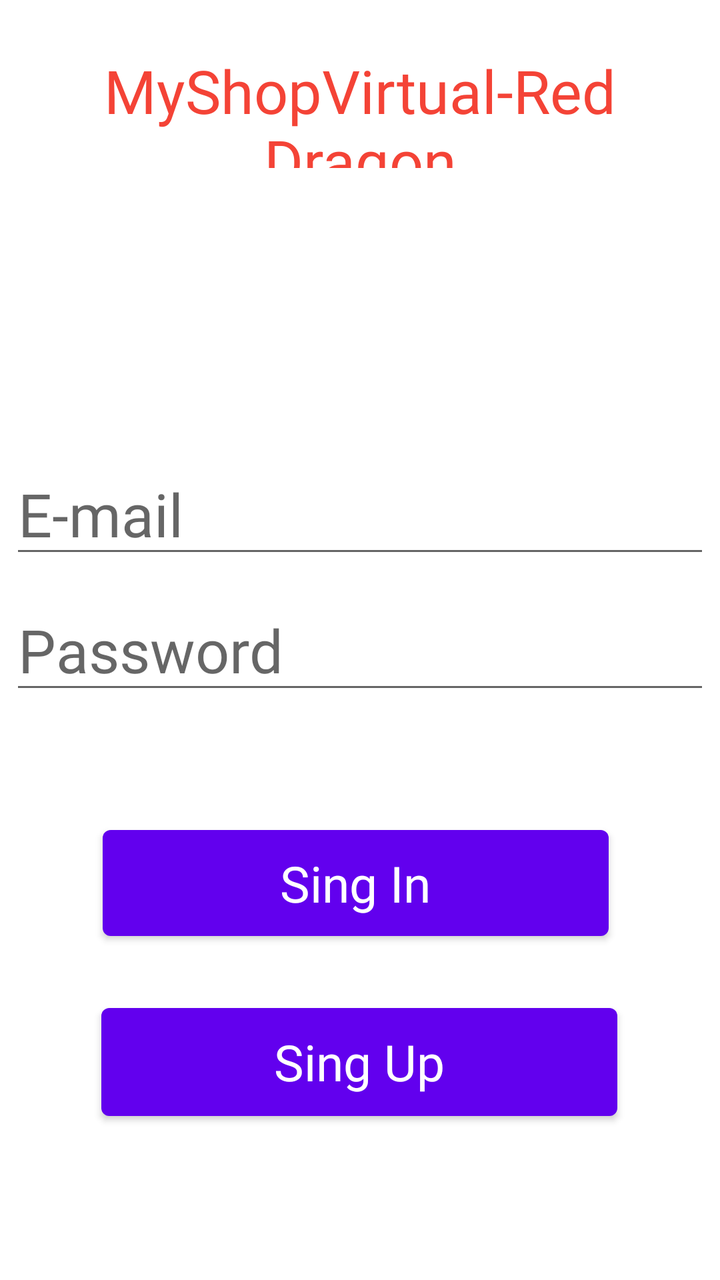
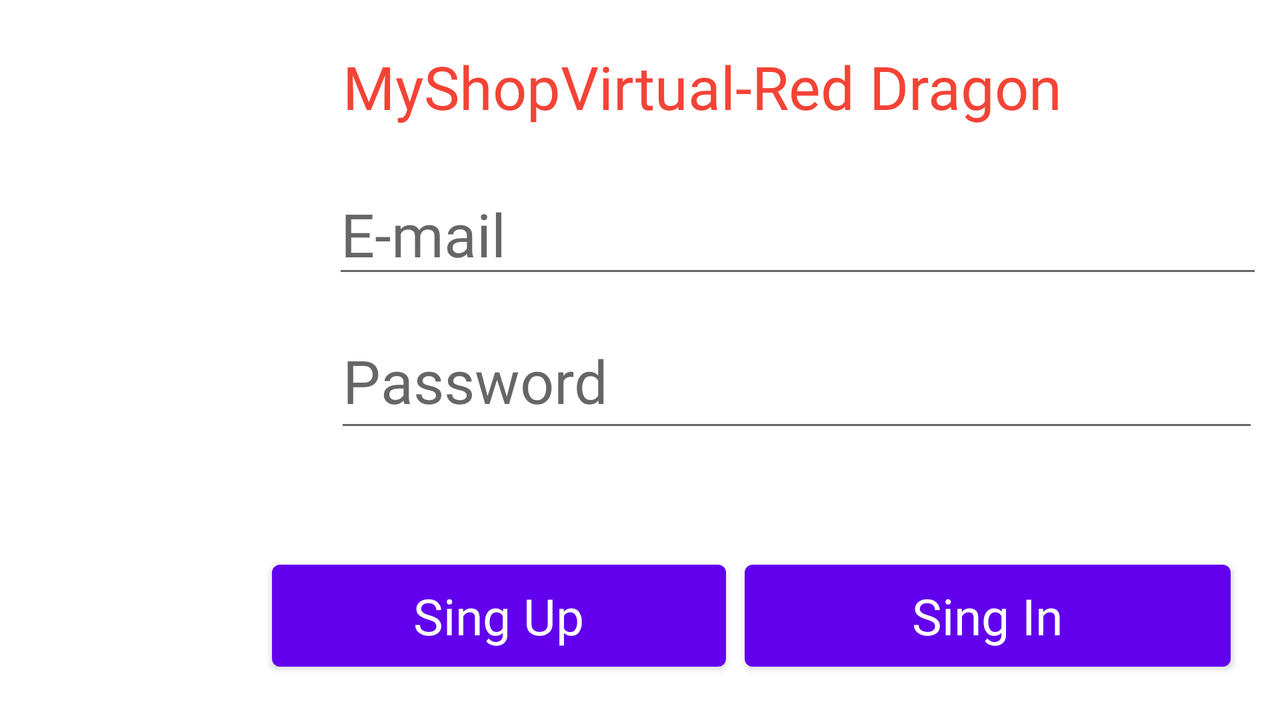

First picture: res/layout/ on a phone held upright. Second picture: the repository's own variant of that layout, on a device whose configuration matches the variant's folder. Source for both follows.
<!-- AndroidManifest.xml: application theme Theme.MiShopVirtual -->
<!-- res/layout/activity_main.xml -->
<?xml version="1.0" encoding="utf-8"?>
<androidx.constraintlayout.widget.ConstraintLayout xmlns:android="http://schemas.android.com/apk/res/android"
    xmlns:app="http://schemas.android.com/apk/res-auto"
    xmlns:tools="http://schemas.android.com/tools"
    android:id="@+id/linearLayout"
    android:layout_width="match_parent"
    android:layout_height="match_parent"
    android:orientation="vertical"
    tools:context=".MainActivity">


    <TextView
        android:id="@+id/tvmensaje1"
        android:layout_width="339dp"
        android:layout_height="59dp"
        android:fontFamily="@font/aladin"
        android:gravity="center"
        android:text="MyShopVirtual-Red Dragon"
        android:textColor="#F44336"
        android:textSize="30dp"
        app:layout_constraintBottom_toBottomOf="parent"
        app:layout_constraintEnd_toEndOf="parent"
        app:layout_constraintStart_toStartOf="parent"
        app:layout_constraintTop_toTopOf="parent"
        app:layout_constraintVertical_bias="0.043" />


    <EditText
        android:id="@+id/etemail"
        android:layout_width="wrap_content"
        android:layout_height="wrap_content"
        android:ems="10"
        android:fontFamily="@font/aladin"
        android:gravity="left"
        android:hint="E-mail"
        android:inputType="textEmailAddress"
        android:textSize="30dp"
        app:layout_constraintBottom_toTopOf="@+id/etpassword"
        app:layout_constraintEnd_toEndOf="parent"
        app:layout_constraintHorizontal_bias="0.488"
        app:layout_constraintStart_toStartOf="parent"
        app:layout_constraintTop_toBottomOf="@+id/tvmensaje1"
        app:layout_constraintVertical_bias="0.931" />

    <EditText
        android:id="@+id/etpassword"
        android:layout_width="wrap_content"
        android:layout_height="wrap_content"
        android:layout_marginBottom="288dp"
        android:ems="10"
        android:fontFamily="@font/aladin"
        android:gravity="left"
        android:hint="Password"
        android:inputType="textPassword"
        android:textSize="30dp"
        app:layout_constraintBottom_toBottomOf="parent"
        app:layout_constraintEnd_toEndOf="parent"
        app:layout_constraintHorizontal_bias="0.488"
        app:layout_constraintStart_toStartOf="parent" />

    <Button
        android:id="@+id/btiniciar"
        android:layout_width="253dp"
        android:layout_height="65dp"
        android:layout_marginBottom="24dp"
        android:fontFamily="@font/aladin"
        android:gravity="center"
        android:onClick="login"
        android:text="Sing In"
        android:textAppearance="@style/TextAppearance.AppCompat.Body1"
        android:textSize="25dp"
        app:iconTint="@color/white"
        app:layout_constraintBottom_toTopOf="@+id/btregistrar"
        app:layout_constraintEnd_toEndOf="parent"
        app:layout_constraintHorizontal_bias="0.481"
        app:layout_constraintStart_toStartOf="parent"
        app:layout_constraintTop_toBottomOf="@+id/tvmensaje1"
        app:layout_constraintVertical_bias="1.0" />

    <Button
        android:id="@+id/btregistrar"
        android:layout_width="258dp"
        android:layout_height="66dp"
        android:layout_marginBottom="76dp"
        android:fontFamily="@font/aladin"
        android:gravity="center"
        android:onClick="Register"
        android:text="Sing Up"
        android:textAppearance="@style/TextAppearance.AppCompat.Body1"
        android:textSize="25dp"
        app:layout_constraintBottom_toBottomOf="parent"
        app:layout_constraintEnd_toEndOf="parent"
        app:layout_constraintHorizontal_bias="0.496"
        app:layout_constraintStart_toStartOf="parent" />

    <ImageView
        android:id="@+id/ivimagen1"
        android:layout_width="163dp"
        android:layout_height="157dp"
        app:layout_constraintBottom_toBottomOf="parent"
        app:layout_constraintEnd_toEndOf="parent"
        app:layout_constraintStart_toStartOf="parent"
        app:layout_constraintTop_toTopOf="parent"
        app:layout_constraintVertical_bias="0.209"
        app:srcCompat="@drawable/red_dragon" />

</androidx.constraintlayout.widget.ConstraintLayout>
<!-- resources referenced by this layout -->
<resources>
  <style name="Theme.MiShopVirtual" parent="Theme.MaterialComponents.DayNight.DarkActionBar">
          
          <item name="colorPrimary">@color/purple_500</item>
          <item name="colorPrimaryVariant">@color/purple_700</item>
          <item name="colorOnPrimary">@color/white</item>
          
          <item name="colorSecondary">@color/teal_200</item>
          <item name="colorSecondaryVariant">@color/teal_700</item>
          <item name="colorOnSecondary">@color/black</item>
          
          <item name="android:statusBarColor" tools:targetApi="l">?attr/colorPrimaryVariant</item>
          
      </style>
</resources>
<!-- res/layout-land/activity_main.xml (the repository's variant of the layout above) -->
<!-- drawn on the phone turned sideways -->
<?xml version="1.0" encoding="utf-8"?>
<androidx.constraintlayout.widget.ConstraintLayout xmlns:android="http://schemas.android.com/apk/res/android"
    xmlns:app="http://schemas.android.com/apk/res-auto"
    xmlns:tools="http://schemas.android.com/tools"
    android:id="@+id/linearLayout"
    android:layout_width="match_parent"
    android:layout_height="match_parent"
    android:orientation="horizontal"
    tools:context=".MainActivity">


    <TextView
        android:id="@+id/tvmensaje1"
        android:layout_width="486dp"
        android:layout_height="59dp"
        android:fontFamily="@font/aladin"
        android:gravity="center"
        android:text="MyShopVirtual-Red Dragon"
        android:textColor="#F44336"
        android:textSize="30dp"
        app:layout_constraintBottom_toBottomOf="parent"
        app:layout_constraintEnd_toEndOf="parent"
        app:layout_constraintHorizontal_bias="0.702"
        app:layout_constraintStart_toStartOf="parent"
        app:layout_constraintTop_toTopOf="parent"
        app:layout_constraintVertical_bias="0.045" />

    <EditText
        android:id="@+id/etemail"
        android:layout_width="465dp"
        android:layout_height="0dp"
        android:layout_marginBottom="216dp"
        android:ems="10"
        android:fontFamily="@font/aladin"
        android:gravity="left"
        android:hint="E-mail"
        android:inputType="textEmailAddress"
        android:textSize="30dp"
        app:layout_constraintBottom_toBottomOf="parent"
        app:layout_constraintEnd_toEndOf="parent"
        app:layout_constraintHorizontal_bias="0.951"
        app:layout_constraintStart_toStartOf="parent" />

    <EditText
        android:id="@+id/etpassword"
        android:layout_width="462dp"
        android:layout_height="61dp"
        android:ems="10"
        android:fontFamily="@font/aladin"
        android:gravity="left"
        android:hint="Password"
        android:inputType="textPassword"
        android:textSize="30dp"
        app:layout_constraintBottom_toBottomOf="parent"
        app:layout_constraintEnd_toEndOf="parent"
        app:layout_constraintHorizontal_bias="0.94"
        app:layout_constraintStart_toStartOf="parent"
        app:layout_constraintTop_toBottomOf="@+id/etemail"
        app:layout_constraintVertical_bias="0.103" />

    <Button
        android:id="@+id/btiniciar"
        android:layout_width="243dp"
        android:layout_height="63dp"
        android:fontFamily="@font/aladin"
        android:gravity="center"
        android:onClick="login"
        android:text="Sing In"
        android:textAppearance="@style/TextAppearance.AppCompat.Body1"
        android:textSize="25dp"
        app:iconTint="@color/white"
        app:layout_constraintBottom_toBottomOf="parent"
        app:layout_constraintEnd_toEndOf="parent"
        app:layout_constraintHorizontal_bias="0.27"
        app:layout_constraintStart_toEndOf="@+id/btregistrar"
        app:layout_constraintTop_toBottomOf="@+id/etpassword"
        app:layout_constraintVertical_bias="0.728" />

    <Button
        android:id="@+id/btregistrar"
        android:layout_width="227dp"
        android:layout_height="63dp"
        android:layout_marginStart="136dp"
        android:fontFamily="@font/aladin"
        android:gravity="center"
        android:onClick="Register"
        android:text="Sing Up"
        android:textAppearance="@style/TextAppearance.AppCompat.Body1"
        android:textSize="25dp"
        app:layout_constraintBottom_toBottomOf="parent"
        app:layout_constraintStart_toStartOf="parent"
        app:layout_constraintTop_toBottomOf="@+id/etpassword"
        app:layout_constraintVertical_bias="0.728" />

    <ImageView
        android:id="@+id/ivimagen1"
        android:layout_width="224dp"
        android:layout_height="405dp"
        app:layout_constraintBottom_toBottomOf="parent"
        app:layout_constraintEnd_toEndOf="parent"
        app:layout_constraintHorizontal_bias="0.0"
        app:layout_constraintStart_toStartOf="parent"
        app:layout_constraintTop_toTopOf="parent"
        app:layout_constraintVertical_bias="1.0"
        app:srcCompat="@drawable/red_dragon" />

</androidx.constraintlayout.widget.ConstraintLayout>
